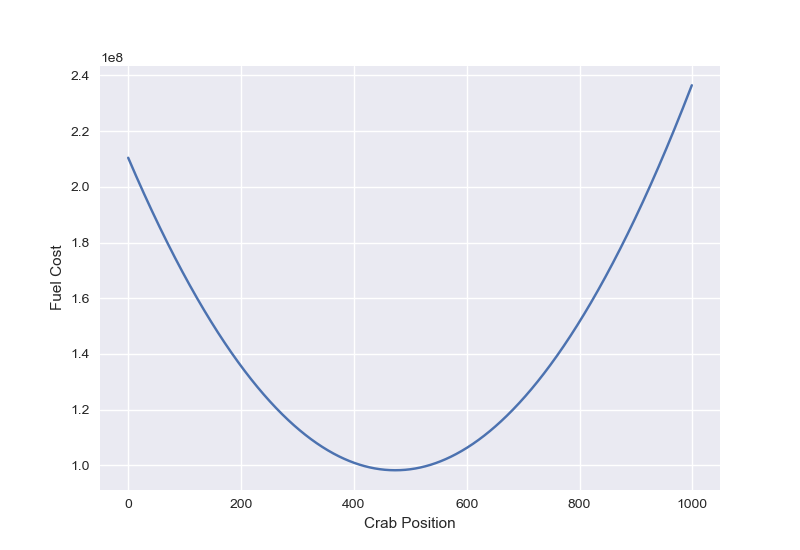

This figure's Python source:
# -*- coding: utf-8 -*-
"""
Created on Tue Dec  7 00:03:16 2021

@author: Connor
"""

import numpy as np
import matplotlib.pyplot as plt

def parse_input(filename):
    with open(filename, "r") as fh:
        lines = fh.readlines()
    
    output = np.array([int(ll) for ll in lines[0].split(",")])
    
    return output

def solve1(crabs):
    min_ind = 0
    min_val = np.inf
    for ii, crab in enumerate(crabs):
        val = np.sum(np.abs(crabs-ii))
        if val < min_val:
            min_ind = ii
            min_val = val
    return min_ind, min_val

def addtorial(value):
    return (value)*(value+1)*0.5

def solve2(crabs):
    min_ind = 0
    min_val = np.inf
    values = np.zeros(crabs.size)
    for ii, crab in enumerate(crabs):
        val = np.sum(np.array([addtorial(cc) for cc in np.abs(crabs-ii)]))
        values[ii] = val
        if val < min_val:
            min_ind = ii
            min_val = val
    return min_ind, min_val, values

def main():
    crabs = parse_input("input7.txt")
    min_ind, min_val = solve1(crabs)
    print(min_ind, min_val)
    
    min_ind, min_val, values = solve2(crabs)
    print(min_ind, min_val)
    
    plt.style.use("seaborn")
    plt.figure()
    plt.plot(values)
    plt.xlabel("Crab Position")
    plt.ylabel("Fuel Cost")
    plt.savefig("day7.png")
    
if __name__ == "__main__":
    main()